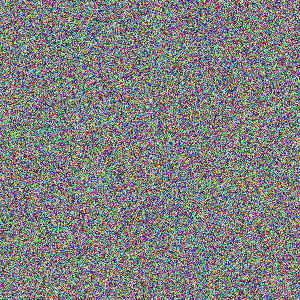
#> input picture examples/DCT알고리즘.png, 300 x 300 px
$ python -i pvd_analyzer.py   (imports and definitions only)
#> lines starting #> are read from the running program, lines starting #| are printed output that depends on the picture
"""
PVD (Pixel Value Differencing) Analysis Algorithm
Detects steganography based on pixel value differences and edge detection
"""

import numpy as np
from PIL import Image
from typing import Dict, Any, List, Tuple
import math

class PVDAnalyzer:
    """PVD steganography detection algorithm"""

    def __init__(self):
        self.smooth_threshold = 8    # Threshold for smooth regions
        self.edge_threshold = 24     # Threshold for edge regions
        self.anomaly_threshold = 0.3  # Threshold for PVD anomaly detection

    def analyze(self, file_path: str) -> Dict[str, Any]:
        """Perform PVD analysis on image file"""
#> called with file_path = '../examples/DCT알고리즘.png'
        try:
            with Image.open(file_path) as img:
                # Convert to RGB if necessary
#> img is the input picture: PIL image 300x300 RGB; mean R, G, B 127.4, 128.2, 127.4
                if img.mode != 'RGB':
                    img = img.convert('RGB')

                img_array = np.array(img)
                height, width, channels = img_array.shape
#> height = 300; width = 300; channels = 3

                # Analyze each color channel
                channel_results = []
                total_anomaly_score = 0.0
                suspicious_channels = 0

                for channel_idx in range(channels):
                    channel_data = img_array[:, :, channel_idx]
                    channel_name = ['Red', 'Green', 'Blue'][channel_idx]

                    # Perform PVD analysis on this channel
                    anomaly_score = self._analyze_channel_pvd(channel_data)

                    is_suspicious = anomaly_score > self.anomaly_threshold
                    if is_suspicious:
                        suspicious_channels += 1

                    total_anomaly_score += anomaly_score

                    # Detailed analysis for this channel
                    smooth_regions, edge_regions = self._classify_regions(channel_data)
                    histogram_analysis = self._analyze_difference_histogram(channel_data)

                    channel_results.append({
                        'channel': channel_name,
                        'anomaly_score': anomaly_score,
                        'is_suspicious': is_suspicious,
                        'smooth_regions': smooth_regions,
                        'edge_regions': edge_regions,
                        'histogram_anomaly': histogram_analysis
                    })
#> this loop made 3 passes
#> (anomaly_score, total_anomaly_score, histogram_analysis) on passes 1 to 3: (0.456, 0.456, {'entropy': 4.98, 'peak_ratio': 0.0591}), (0.454, 0.909, {'entropy': 4.98, 'peak_ratio': 0.0596}), (0.458, 1.37, {'entropy': 4.98, 'peak_ratio': 0.0571})
#> pass 1, in analyze, `channel_data = img_array[:, :, channel_idx]`:
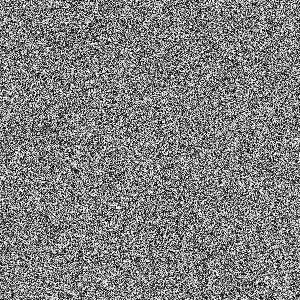
#> channel_data: shape (300, 300); min 0, max 255, mean 127.4
#> pass 2, in analyze, `channel_data = img_array[:, :, channel_idx]`:
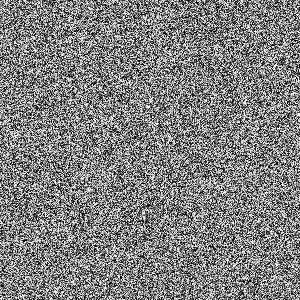
#> channel_data: shape (300, 300); min 0, max 255, mean 128.2
#> pass 3, in analyze, `channel_data = img_array[:, :, channel_idx]`:
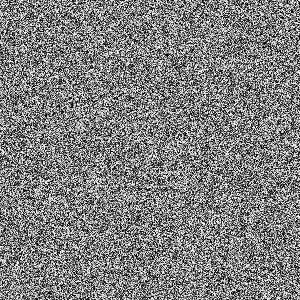
#> channel_data: shape (300, 300); min 0, max 255, mean 127.4
#> after the loop, channel_results = 3 items; suspicious_channels = 3; total_anomaly_score = 1.37

                # Calculate overall confidence
                avg_anomaly_score = total_anomaly_score / channels if channels > 0 else 0.0
#> avg_anomaly_score = 0.456
                confidence = min(95.0, avg_anomaly_score * 200)  # Scale to percentage
#> confidence = 91.16

                # Generate verdict
                if suspicious_channels >= 2:
                    status = 'found'
                    message = f'PVD steganography detected in {suspicious_channels} channels'
#> message = 'PVD steganography detected in 3 channels'

                    # Estimate hidden data size
                    estimated_size = self._estimate_hidden_data_size(height, width, avg_anomaly_score)

                    return {
                        'status': status,
                        'confidence': confidence,
                        'message': message,
                        'data': {
                            'type': 'binary_data',
                            'size_bytes': estimated_size,
                            'suspicious_channels': suspicious_channels,
                            'avg_anomaly_score': round(avg_anomaly_score, 3)
                        },
                        'details': channel_results
                    }

                elif suspicious_channels == 1:
                    return {
                        'status': 'weak',
                        'confidence': confidence,
                        'message': f'Weak PVD signals in {suspicious_channels} channel',
                        'details': channel_results
                    }

                else:
                    return {
                        'status': 'none',
                        'confidence': 0.0,
                        'message': 'No PVD steganography detected',
                        'details': channel_results
                    }

        except Exception as e:
            return {
                'status': 'error',
                'error': f'PVD analysis failed: {str(e)}'
            }

    def _analyze_channel_pvd(self, channel_data: np.ndarray) -> float:
        """Analyze a single channel for PVD anomalies"""
        try:
            height, width = channel_data.shape

            # Calculate horizontal pixel differences
            h_diffs = []
            for y in range(height):
                for x in range(width - 1):
                    diff = abs(int(channel_data[y, x]) - int(channel_data[y, x + 1]))
                    h_diffs.append(diff)

            # Calculate vertical pixel differences
            v_diffs = []
            for y in range(height - 1):
                for x in range(width):
                    diff = abs(int(channel_data[y, x]) - int(channel_data[y + 1, x]))
                    v_diffs.append(diff)

            all_diffs = h_diffs + v_diffs

            if not all_diffs:
                return 0.0

            # Analyze difference distribution for PVD patterns
            anomaly_score = 0.0

            # Test 1: Unusual difference patterns
            diff_histogram = self._calculate_difference_histogram(all_diffs)
            histogram_anomaly = self._detect_histogram_anomalies(diff_histogram)
            anomaly_score += histogram_anomaly * 0.4

            # Test 2: Capacity region analysis
            capacity_anomaly = self._analyze_capacity_regions(all_diffs)
            anomaly_score += capacity_anomaly * 0.3

            # Test 3: Statistical distribution test
            statistical_anomaly = self._test_difference_statistics(all_diffs)
            anomaly_score += statistical_anomaly * 0.3

            return min(1.0, anomaly_score)

        except Exception:
            return 0.0

    def _calculate_difference_histogram(self, differences: List[int]) -> np.ndarray:
        """Calculate histogram of pixel differences"""
        try:
            hist, _ = np.histogram(differences, bins=256, range=(0, 255))
            return hist
        except Exception:
            return np.zeros(256)

    def _detect_histogram_anomalies(self, histogram: np.ndarray) -> float:
        """Detect anomalies in difference histogram that indicate PVD"""
        try:
            # PVD creates characteristic patterns in difference histograms
            total_count = np.sum(histogram)
            if total_count == 0:
                return 0.0

            anomaly_score = 0.0

            # Check for unusual peaks in specific difference ranges
            # PVD typically affects differences in ranges [1-7], [8-15], [16-31], etc.
            ranges = [(1, 7), (8, 15), (16, 31), (32, 63)]

            for start, end in ranges:
                if end < len(histogram):
                    range_count = np.sum(histogram[start:end+1])
                    range_ratio = range_count / total_count

                    # Unusual concentrations in these ranges are suspicious
                    if range_ratio > 0.15:  # More than 15% in any range
                        anomaly_score += (range_ratio - 0.15) * 2

            # Check for artificial regularities
            # Calculate variance in adjacent histogram bins
            if len(histogram) > 10:
                variances = []
                for i in range(10, min(50, len(histogram) - 1)):
                    if histogram[i] + histogram[i+1] > 0:
                        variance = abs(histogram[i] - histogram[i+1]) / max(1, histogram[i] + histogram[i+1])
                        variances.append(variance)

                if variances:
                    avg_variance = np.mean(variances)
                    # Very low variance indicates artificial regularity
                    if avg_variance < 0.3:
                        anomaly_score += (0.3 - avg_variance)

            return min(1.0, anomaly_score)

        except Exception:
            return 0.0

    def _analyze_capacity_regions(self, differences: List[int]) -> float:
        """Analyze PVD capacity regions for anomalies"""
        try:
            # PVD divides differences into capacity regions
            # Each region can hide a specific number of bits

            region_counts = {
                'low_capacity': 0,    # 0-7: can hide 0-2 bits
                'medium_capacity': 0, # 8-31: can hide 3-4 bits
                'high_capacity': 0    # 32+: can hide 5+ bits
            }

            for diff in differences:
                if diff <= 7:
                    region_counts['low_capacity'] += 1
                elif diff <= 31:
                    region_counts['medium_capacity'] += 1
                else:
                    region_counts['high_capacity'] += 1

            total_diffs = len(differences)
            if total_diffs == 0:
                return 0.0

            # Calculate ratios
            low_ratio = region_counts['low_capacity'] / total_diffs
            medium_ratio = region_counts['medium_capacity'] / total_diffs
            high_ratio = region_counts['high_capacity'] / total_diffs

            # Unusual distributions are suspicious
            anomaly_score = 0.0

            # Too many medium/high capacity regions might indicate steganography
            if medium_ratio > 0.4:  # More than 40% medium capacity
                anomaly_score += (medium_ratio - 0.4)

            if high_ratio > 0.2:    # More than 20% high capacity
                anomaly_score += (high_ratio - 0.2) * 2

            # Very uniform distribution is also suspicious
            entropy = 0.0
            for ratio in [low_ratio, medium_ratio, high_ratio]:
                if ratio > 0:
                    entropy -= ratio * math.log2(ratio)

            # Maximum entropy for 3 categories is log2(3) ≈ 1.585
            normalized_entropy = entropy / 1.585 if entropy > 0 else 0

            # Very high entropy (uniform distribution) can be suspicious
            if normalized_entropy > 0.95:
                anomaly_score += (normalized_entropy - 0.95) * 2

            return min(1.0, anomaly_score)

        except Exception:
            return 0.0

    def _test_difference_statistics(self, differences: List[int]) -> float:
        """Test statistical properties of pixel differences"""
        try:
            if len(differences) < 10:
                return 0.0

            diff_array = np.array(differences)

            # Calculate statistical measures
            mean_diff = np.mean(diff_array)
            std_diff = np.std(diff_array)

            anomaly_score = 0.0

            # Test 1: Unusual mean difference
            # Natural images typically have mean difference around 8-15
            if mean_diff < 5 or mean_diff > 25:
                anomaly_score += min(0.3, abs(mean_diff - 12) / 40)

            # Test 2: Unusual standard deviation
            # Check if std deviation is unusually regular
            if std_diff > 0:
                cv = std_diff / mean_diff  # Coefficient of variation
                # Very low or very high CV can be suspicious
                if cv < 0.5 or cv > 3.0:
                    anomaly_score += min(0.3, abs(cv - 1.5) / 5)

            # Test 3: Distribution shape test
            # Check for unusual skewness in difference distribution
            sorted_diffs = np.sorted(diff_array)
            median_diff = np.median(sorted_diffs)

            if mean_diff > 0 and median_diff > 0:
                skewness_indicator = abs(mean_diff - median_diff) / mean_diff
                if skewness_indicator > 0.5:  # Highly skewed
                    anomaly_score += min(0.2, skewness_indicator - 0.5)

            return min(1.0, anomaly_score)

        except Exception:
            return 0.0

    def _classify_regions(self, channel_data: np.ndarray) -> Tuple[int, int]:
        """Classify image regions as smooth or edge regions"""
        try:
            height, width = channel_data.shape
            smooth_count = 0
            edge_count = 0

            # Simple edge detection using local variance
            window_size = 3
            for y in range(window_size, height - window_size):
                for x in range(window_size, width - window_size):
                    window = channel_data[y-1:y+2, x-1:x+2]
                    local_variance = np.var(window)

                    if local_variance < self.smooth_threshold:
                        smooth_count += 1
                    elif local_variance > self.edge_threshold:
                        edge_count += 1

            return smooth_count, edge_count

        except Exception:
            return 0, 0

    def _analyze_difference_histogram(self, channel_data: np.ndarray) -> Dict[str, float]:
        """Analyze difference histogram for additional insights"""
        try:
            height, width = channel_data.shape

            # Calculate all pixel differences
            all_diffs = []

            # Horizontal differences
            for y in range(height):
                for x in range(width - 1):
                    diff = abs(int(channel_data[y, x]) - int(channel_data[y, x + 1]))
                    all_diffs.append(diff)

            if not all_diffs:
                return {'entropy': 0.0, 'peak_ratio': 0.0}

            # Calculate histogram
            hist, _ = np.histogram(all_diffs, bins=32, range=(0, 32))

            # Calculate entropy
            total = sum(hist)
            entropy = 0.0
            if total > 0:
                for count in hist:
                    if count > 0:
                        prob = count / total
                        entropy -= prob * math.log2(prob)

            # Find peak ratio
            max_count = max(hist) if hist.size > 0 else 0
            peak_ratio = max_count / total if total > 0 else 0.0

            return {
                'entropy': entropy,
                'peak_ratio': peak_ratio
            }

        except Exception:
            return {'entropy': 0.0, 'peak_ratio': 0.0}

    def _estimate_hidden_data_size(self, height: int, width: int, anomaly_score: float) -> int:
        """Estimate size of data hidden using PVD"""
#> called with height = 300, width = 300, anomaly_score = 0.456
        try:
            total_pixels = height * width
#> total_pixels = 90000

            # PVD can hide variable bits per pixel pair depending on difference
            # Conservative estimate based on anomaly score
            avg_bits_per_pair = 2.5 * anomaly_score  # 0 to 2.5 bits per pair
#> avg_bits_per_pair = 1.14
            pixel_pairs = total_pixels // 2
#> pixel_pairs = 45000

            estimated_bits = int(pixel_pairs * avg_bits_per_pair)
#> estimated_bits = 51278
            estimated_bytes = max(1, estimated_bits // 8)
#> estimated_bytes = 6409

            return estimated_bytes

        except Exception:
            return 1

>>> result = PVDAnalyzer().analyze('../examples/DCT알고리즘.png')
#> result = 5 items
